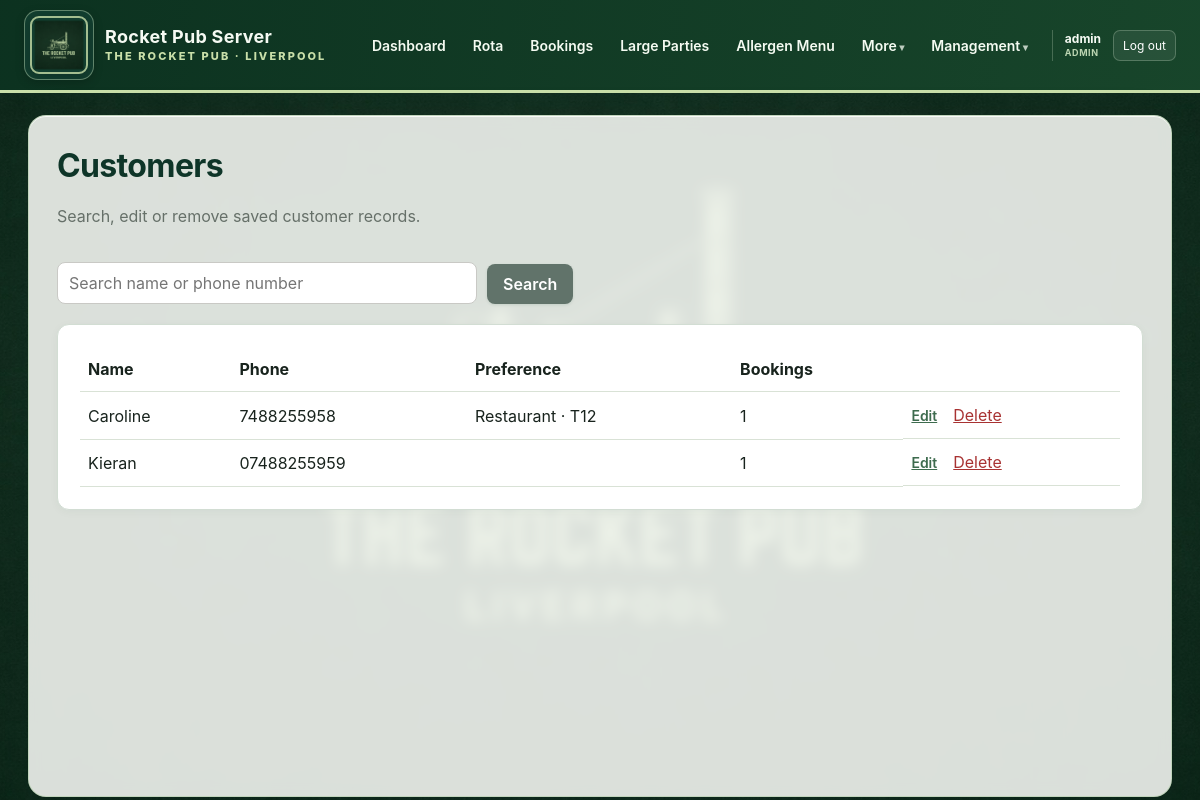
The page /customers (signed in) on the database as committed earlier.
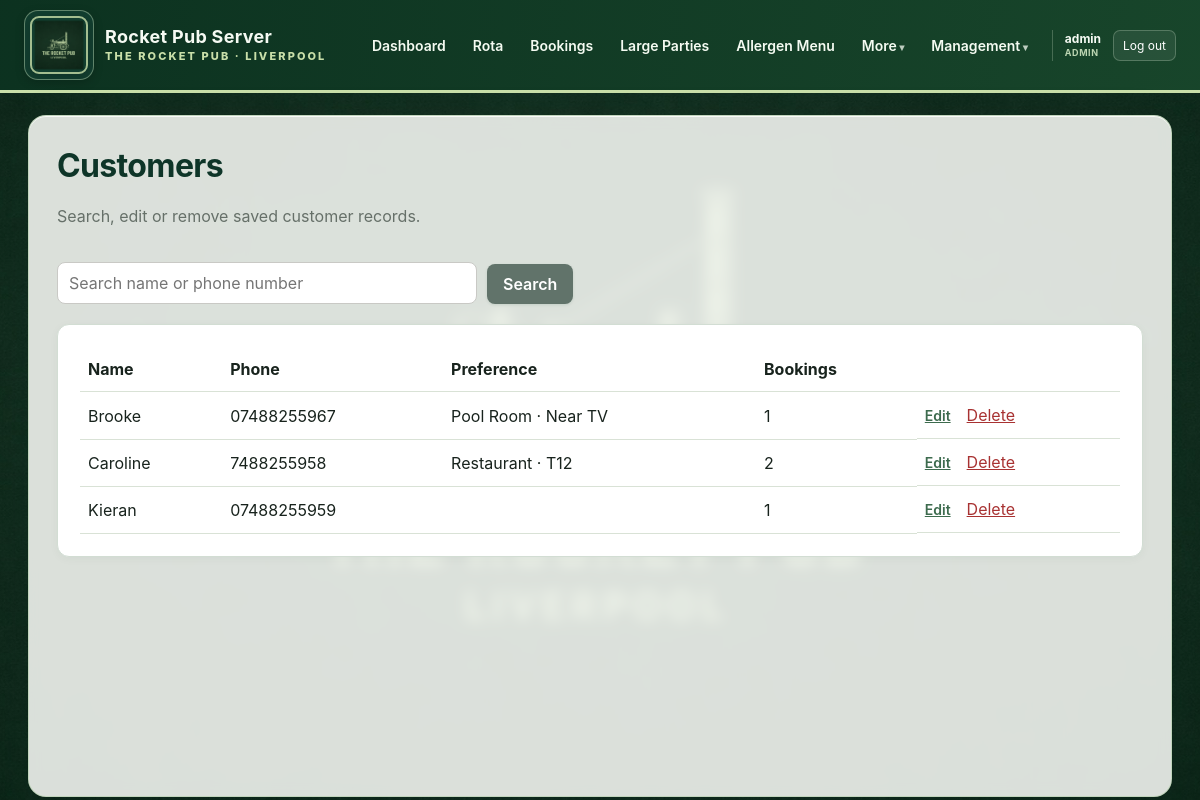
The same page on the database as committed later.
### app/models.py (models this page shows)
class Customer(db.Model):
    id = db.Column(db.Integer, primary_key=True)
    name = db.Column(db.String(120), nullable=False, index=True)
    phone = db.Column(db.String(30), nullable=False, unique=True, index=True)
    preferred_area_id = db.Column(db.Integer, db.ForeignKey("area.id"))
    preferred_table_id = db.Column(db.Integer, db.ForeignKey("pub_table.id"))
    prefers_near_tv = db.Column(db.Boolean, default=False)
    avoids_bench = db.Column(db.Boolean, default=False)
    notes = db.Column(db.Text)
    created_at = db.Column(db.DateTime, default=datetime.utcnow)
    preferred_area = db.relationship("Area", foreign_keys=[preferred_area_id])
    preferred_table = db.relationship("PubTable", foreign_keys=[preferred_table_id])
    bookings = db.relationship(
        "Booking",
        back_populates="customer",
        cascade="all, delete-orphan"
    )
    repeat_bookings = db.relationship(
        "RepeatBooking",
        back_populates="customer",
        cascade="all, delete-orphan"
    )

class Area(db.Model):
    id = db.Column(db.Integer, primary_key=True)
    name = db.Column(db.String(80), nullable=False, unique=True)
    tables = db.relationship("PubTable", back_populates="area")

class PubTable(db.Model):
    id = db.Column(db.Integer, primary_key=True)
    number = db.Column(db.String(20), nullable=False, unique=True, index=True)
    capacity = db.Column(db.Integer, nullable=False)
    area_id = db.Column(db.Integer, db.ForeignKey("area.id"), nullable=False)
    near_tv = db.Column(db.Boolean, default=False)
    has_bench = db.Column(db.Boolean, default=False)
    accessible = db.Column(db.Boolean, default=False)
    unsuitable_for_food = db.Column(db.Boolean, default=False)
    active = db.Column(db.Boolean, default=True)
    x_position = db.Column(db.Float, default=40)
    y_position = db.Column(db.Float, default=40)
    layout_width = db.Column(db.Float, default=90)
    layout_height = db.Column(db.Float, default=60)
    layout_shape = db.Column(db.String(20), default="rectangle")
    layout_rotation = db.Column(db.Float, default=0)
    area = db.relationship("Area", back_populates="tables")
    booking_links = db.relationship(
        "BookingTable",
        back_populates="table",
        cascade="all, delete-orphan"
    )

### app/routes.py (the view, shortened to what this page needs)
@main.route("/customers")
def customers():
    search = request.args.get("q", "").strip()
    stmt = db.select(Customer).order_by(Customer.name)
    return render_template(
        "customers.html",
        customers=db.session.scalars(stmt).all(),
        search=search,
    )

### app/models.py (called while the page is built)
    @property
    def is_manager(self):
        return self.role in {"manager", "admin"}

    @property
    def is_admin(self):
        return self.role == "admin"

### app/routes.py (called while the page is built)
def current_user():
    return getattr(g, "current_user", None)

@main.app_context_processor
def inject_current_user():
    user = current_user()
    request_count = 0
    if user and user.is_manager:
        pending = db.session.scalars(
            db.select(StaffDiaryEntry).where(
                StaffDiaryEntry.status == "requested",
                StaffDiaryEntry.entry_type.in_(
                    ["day_off_request", "available_window"]
                ),
            )
        ).all()
        request_count = len({
            entry.request_group_id or f"entry-{entry.id}"
            for entry in pending
        })
    return {
        "current_user": user,
        "manager_request_count": request_count,
    }

### app/templates/customers.html (shortened to what this page needs)
{% extends "base.html" %}
{% block content %}
<div class="page-heading">
    <div>
        <h1>Customers</h1>
        <p>Search, edit or remove saved customer records.</p>
    </div>
</div>
<form class="search-bar" method="get">
    <input type="search"
           name="q"
           value="{{ search }}"
           placeholder="Search name or phone number">
    <button class="button secondary" type="submit">Search</button>
</form>
<div class="card">
    {% if customers %}
        <table class="data-table">
            <thead>
                <tr>
                    <th>Name</th>
                    <th>Phone</th>
                    <th>Preference</th>
                    <th>Bookings</th>
                    <th></th>
                </tr>
            </thead>
            <tbody>
                {% for customer in customers %}
                    <tr>
                        <td>{{ customer.name }}</td>
                        <td>{{ customer.phone }}</td>
                        <td>
                            {% if customer.preferred_area %}{{ customer.preferred_area.name }}{% endif %}
                            {% if customer.preferred_table %} · T{{ customer.preferred_table.number }}{% endif %}
                            {% if customer.prefers_near_tv %} · Near TV{% endif %}
                        </td>
                        <td>{{ customer.bookings|length }}</td>
                        <td class="row-actions">
                            <a class="small-link"
                               href="{{ url_for('main.edit_customer', customer_id=customer.id) }}">
                                Edit
                            </a>
                            <form method="post"
                                  action="{{ url_for('main.delete_customer', customer_id=customer.id) }}"
                                  onsubmit="return confirm('Delete this customer? This also deletes their linked normal booking history and repeat schedules.');">
                                <button class="link-button danger" type="submit">
                                    Delete
                                </button>
                            </form>
                        </td>
                    </tr>
                {% endfor %}
            </tbody>
        </table>
    {% else %}
        <p class="muted">No matching customers.</p>
    {% endif %}
</div>
{% endblock %}

Rows that differ between the two databases and show on the page:
added Customer: name "Brooke", phone "07488255967", preferred_area.name "Pool Room", prefers_near_tv "· Near TV", bookings|length "1"
computed for Customer "Caroline": bookings|length "1" → "2"
